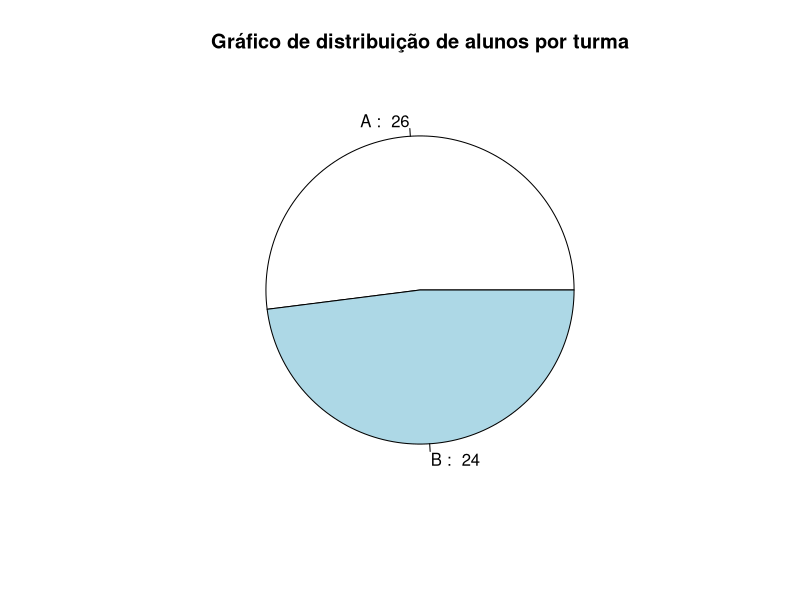
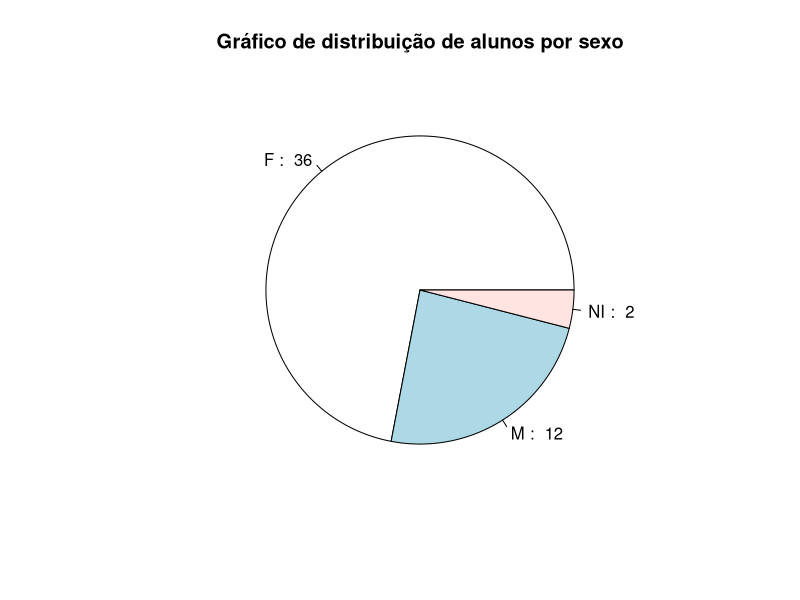
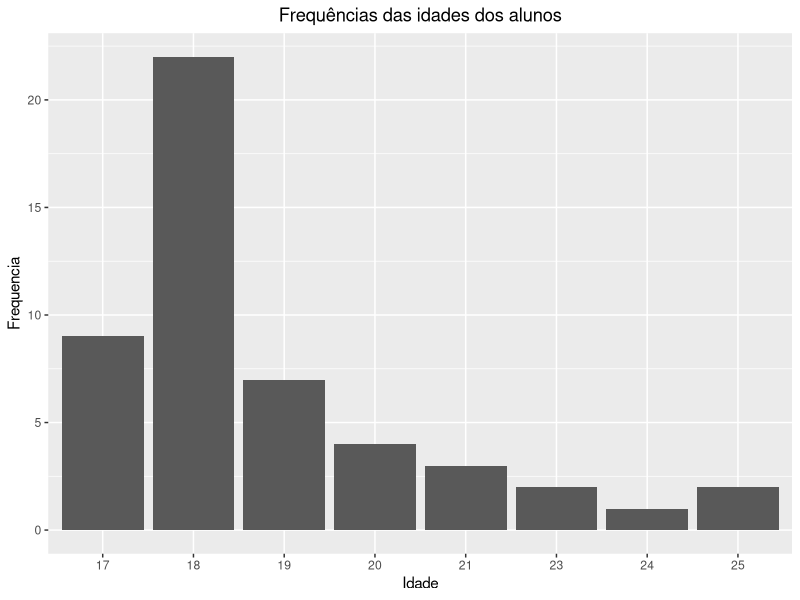
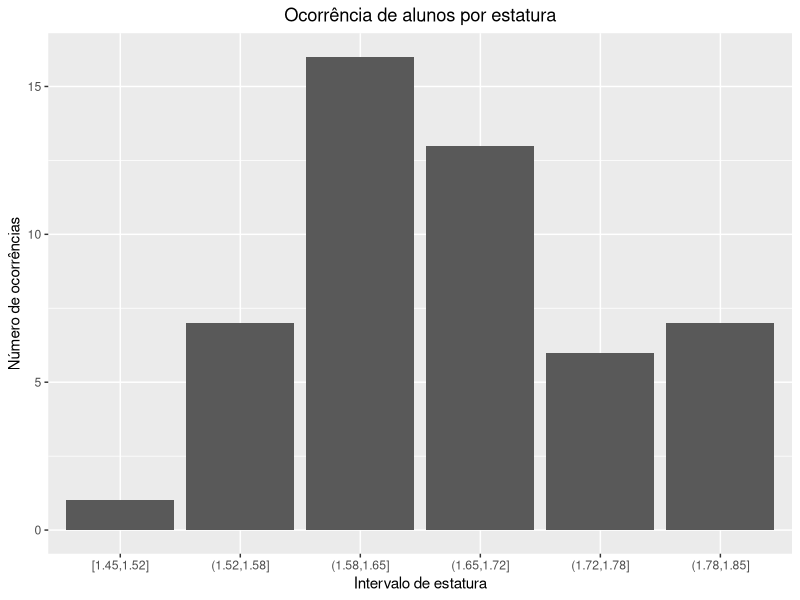
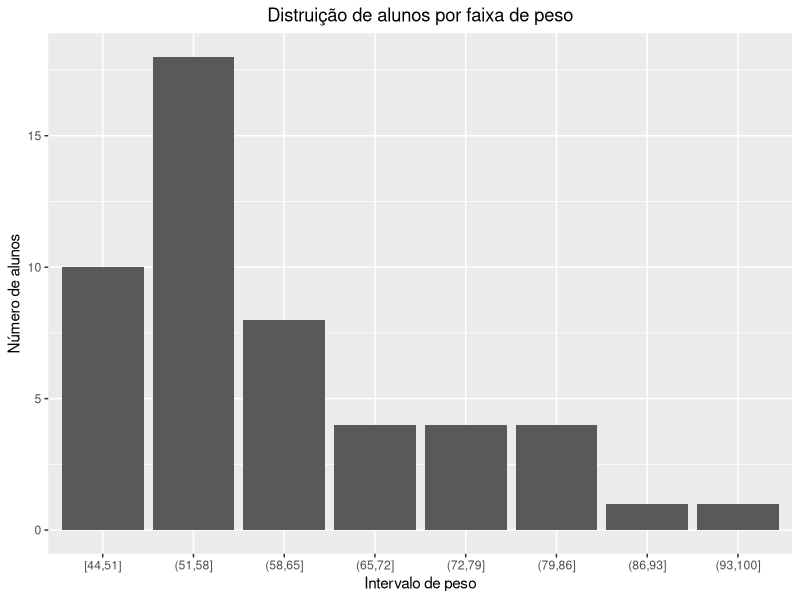
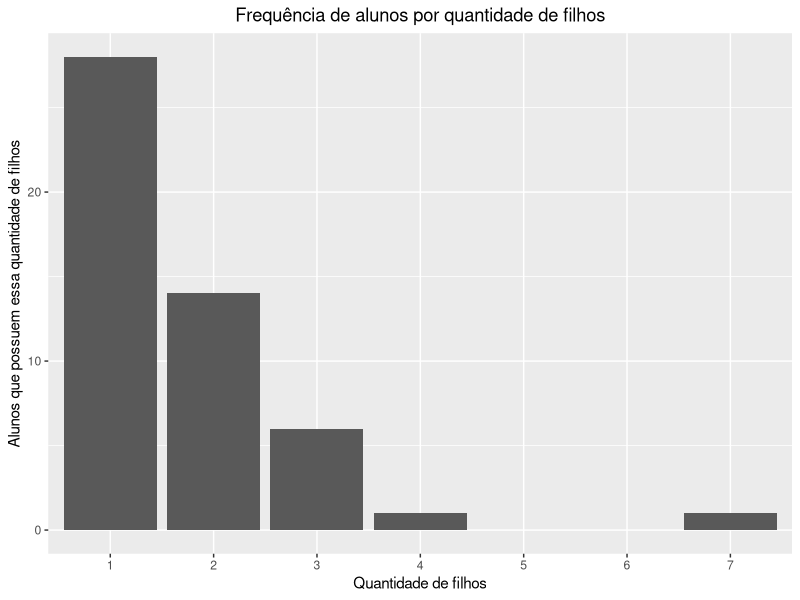
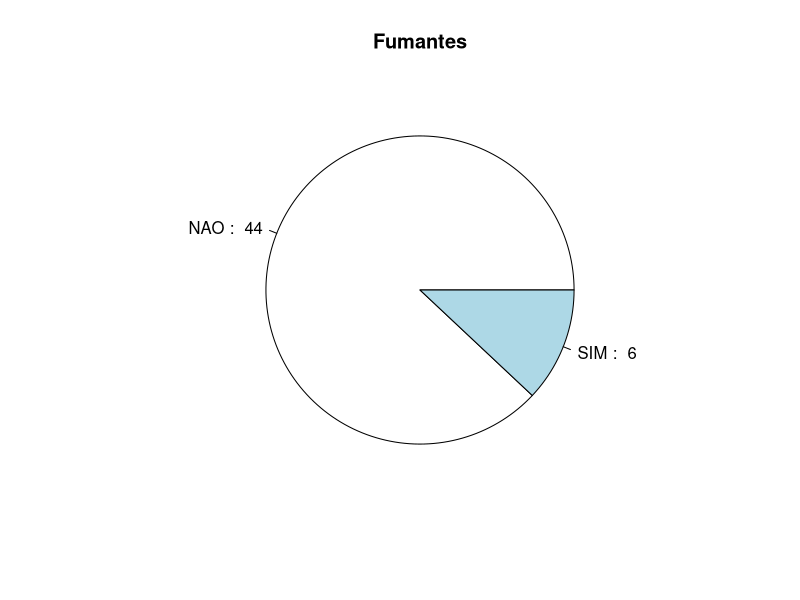
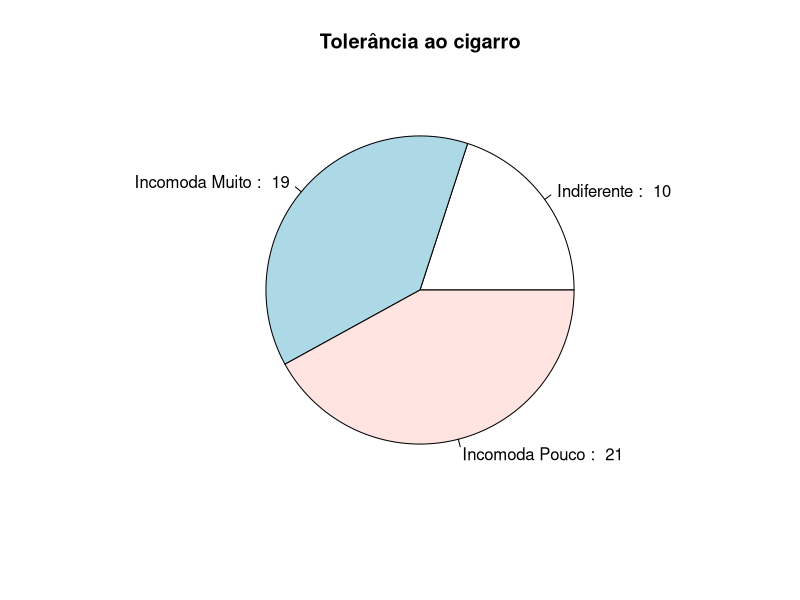

Write the R code that produced these figures, in order.
#imports
library(ggplot2)


data <- read.csv("dados_estudantes.csv", sep = ';')


#Tabela turmas e gráfico de turmas
contagem_turmas = table(data$Turma)
contagem_turmas_table = data.frame(Turma = names(contagem_turmas), Frequencia = as.numeric(contagem_turmas))
pie(
  contagem_turmas_table$Frequencia,
  labels = paste(
    contagem_turmas_table$Turma, 
    ": ", 
    contagem_turmas_table$Frequencia
  ),
  main = "Gráfico de distribuição de alunos por turma"
)



#Tabela sexo gráfico sexo
contagem_sexo = table(data$Sexo)
contagem_sexo_table = data.frame(
  Sexo = names(contagem_sexo),
  Frenquencia = as.integer(contagem_sexo)
)
pie(
  contagem_sexo_table$Frenquencia,
  labels = paste(
    contagem_sexo_table$Sexo,
    ": ",
    contagem_sexo_table$Frenquencia
  ),
  main = "Gráfico de distribuição de alunos por sexo"
)


#Tabela de idade e gráfico de idade
contagem_idade = table(data$Idade)
contagem_idade_table = data.frame(
  Idade = names (contagem_idade),
  Frequencia = as.integer(contagem_idade)
)
idade_grafico = ggplot(
  contagem_idade_table,
  aes(
    x = Idade, 
    y = Frequencia
  )
)+ 
  geom_bar(stat = "identity") +
  labs(title = "Frequências das idades dos alunos") +
  theme(plot.title = element_text(hjust = 0.5))
print(idade_grafico)


#Tabela de altura e gráfico de altura
altura = data$Alt
n_classes = ceiling(log(length(altura), 2))
amplitude_de_classe = (max(altura) - min (altura))/n_classes
intervalos = seq(min(altura), max(altura), amplitude_de_classe)
classes = cut(altura, breaks = intervalos, include.lowest = TRUE)
tabela_classes = as.data.frame(table(classes))
plot_altura = ggplot(data = tabela_classes, aes(x = classes, y = Freq)) + 
  geom_bar(stat = "identity")+
  labs(title = "Ocorrência de alunos por estatura")+
  xlab("Intervalo de estatura")+
  ylab("Número de ocorrências")+
  theme(plot.title = element_text(hjust = 0.5))
print(plot_altura)


#Tabela de peso e gráfico de peso
peso = data$Peso
n_classes_peso = ceiling(sqrt(length(peso)))
amplitude_de_classe_peso = ceiling((max(peso) - min(peso)) / n_classes_peso)
intervalos_peso = seq(min(peso), max(peso) + amplitude_de_classe_peso, amplitude_de_classe_peso)
classes_peso = cut(peso, breaks = intervalos_peso, include.lowest = TRUE)
tabela_classes_peso = table(classes_peso)
classes_peso_data_frame = as.data.frame(tabela_classes_peso)
ggplot(classes_peso_data_frame, aes(classes_peso, Freq)) +
  geom_bar(stat = "identity")+
  labs(title = "Distruição de alunos por faixa de peso")+
  xlab("Intervalo de peso")+
  ylab("Número de alunos")+
  theme(plot.title = element_text(hjust = 0.5))


#Tabela de numero de filhos e gráfico de número de filhos
filhos = data$Filhos
filhos_factor_levels = min(filhos): max(filhos)
filhos_factor = factor(data$Filhos, levels = filhos_factor_levels)
filhos_table = table(filhos_factor)
filhos_data_frame = data.frame(
  "NumeroDeFilhos" = names(filhos_table),
  "Frequencia" = as.vector(filhos_table))

ggplot(
  filhos_data_frame,
  aes(
    x= filhos_data_frame$NumeroDeFilhos,
    y= filhos_data_frame$Frequencia
  )
)+
  geom_bar(stat = "identity")+
  labs(title = "Frequência de alunos por quantidade de filhos")+
  xlab("Quantidade de filhos")+
  ylab("Alunos que possuem essa quantidade de filhos")+
  theme(plot.title = element_text(hjust = 0.5))



#Tabela fumantes e gráfico fumantes
fumantes_table = table(data$Fuma)
fumantes_data_frame = data.frame(
  "Fuma" = names(fumantes_table),
  "Porcentagem" = as.vector(fumantes_table))

pie(
  fumantes_table,
  labels = paste(names(fumantes_table), ": ", fumantes_table),
  main = "Fumantes")



#Tabela toler e gráfico Toler
toler_table = data.frame(table(data$Toler))
colnames(toler_table) = c("Toler", "Frequencia")
toler_names_description = c("Indiferente", "Incomoda Muito", "Incomoda Pouco")
pie(
  table(data$Toler),
  main = "Tolerância ao cigarro",
  labels = paste(toler_names_description, ": ", table(data$Toler))
)



#Tabela exerc e gráfico exerc
exerc_table = table(data$Exerc)
exerc_data_frame = data.frame(exerc_table)
colnames(exerc_data_frame) = c("Horas de atividade física semanal", "Frequência")
exerc_plot = ggplot(
  exerc_data_frame,
  aes(
    x = `Horas de atividade física semanal`,
    y = Frequência
  )
)+ geom_bar(
  stat = "identity"
  )+
  xlab("Horas de atividade física semanal")+
  ylab("Contagem dos alunos")+
  labs(title = "Contagem de alunos por tempo de atividade física semanal (em horas)")
print(exerc_plot)



#Tabela cine e gráfico cine
cine_table = table(data$Cine)
cine_data_frame = data.frame(cine_table)
colnames(cine_data_frame) = c("Número idas ao cinema por semana", "Número de alunos")
ggplot(
  cine_data_frame,
  aes(
    x = `Número idas ao cinema por semana`,
    y = `Número de alunos`
  )
)+
  geom_bar(
    stat = "identity"
  )+
  labs(title = "Contagem de alunos por número de idas semanais ao cinema")+
  theme(plot.title = element_text(hjust = 0.5))


#Tabela opcine e gráfico opcine
opcine_table = table(data$OpCine)
opcine_data_frame = data.frame(opcine_table)
colnames(opcine_data_frame) = c("Opinião", "Contagem de alunos")
levels(opcine_data_frame$Opinião) = c("Regular e Boa", "Muito Boa")
pie(
  opcine_data_frame$`Contagem de alunos`,
  main = "Opinião a respeito das salas de cinema na cidade",
  labels = paste(opcine_data_frame$`Opinião`, ":", opcine_data_frame$`Contagem de alunos`)
)
